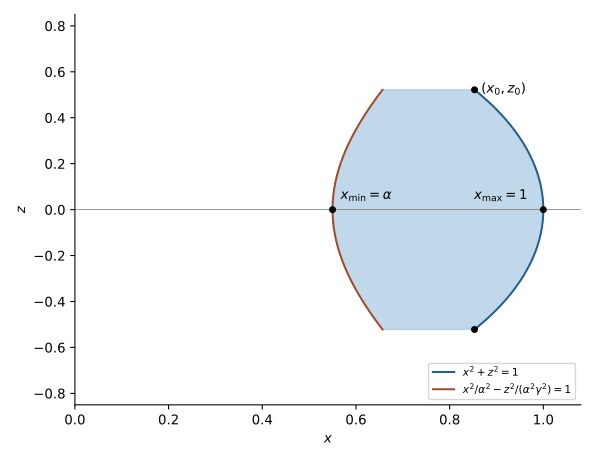

Write Python code to recreate this figure.
#!/usr/bin/env python3
"""Draw the cross-section used in 2019 IA Paper 3, question 9."""

from pathlib import Path

import matplotlib.pyplot as plt
import numpy as np


OUTPUT = Path(__file__).with_suffix('.svg')
plt.rcParams['svg.hashsalt'] = 'codex-wiki'

alpha = 0.55
gamma = 0.8
z0 = gamma * np.sqrt((1 - alpha**2) / (1 + gamma**2))
z = np.linspace(-z0, z0, 400)
x_circle = np.sqrt(1 - z**2)
x_hyperbola = alpha * np.sqrt(1 + z**2 / gamma**2)

fig, ax = plt.subplots(figsize=(6.2, 4.8))
ax.fill_betweenx(z, x_hyperbola, x_circle, color='#8db7d8', alpha=0.55)
ax.plot(x_circle, z, color='#225f8b', label='$x^2+z^2=1$')
ax.plot(x_hyperbola, z, color='#a14b2a', label='$x^2/\\alpha^2-z^2/(\\alpha^2\\gamma^2)=1$')
ax.scatter([alpha, 1, x_circle[0], x_circle[-1]], [0, 0, -z0, z0], color='black', s=18, zorder=4)
ax.annotate('$x_{\\min}=\\alpha$', (alpha, 0), xytext=(6, 8), textcoords='offset points')
ax.annotate('$x_{\\max}=1$', (1, 0), xytext=(-52, 8), textcoords='offset points')
ax.annotate('$(x_0,z_0)$', (x_circle[-1], z0), xytext=(5, -2), textcoords='offset points')
ax.set(xlabel='$x$', ylabel='$z$', xlim=(0, 1.08), ylim=(-0.85, 0.85))
ax.axhline(0, color='0.5', linewidth=0.6)
ax.legend(loc='lower right', fontsize=8)
ax.spines[['top', 'right']].set_visible(False)
fig.tight_layout()
fig.savefig(OUTPUT, metadata={'Date': None})
